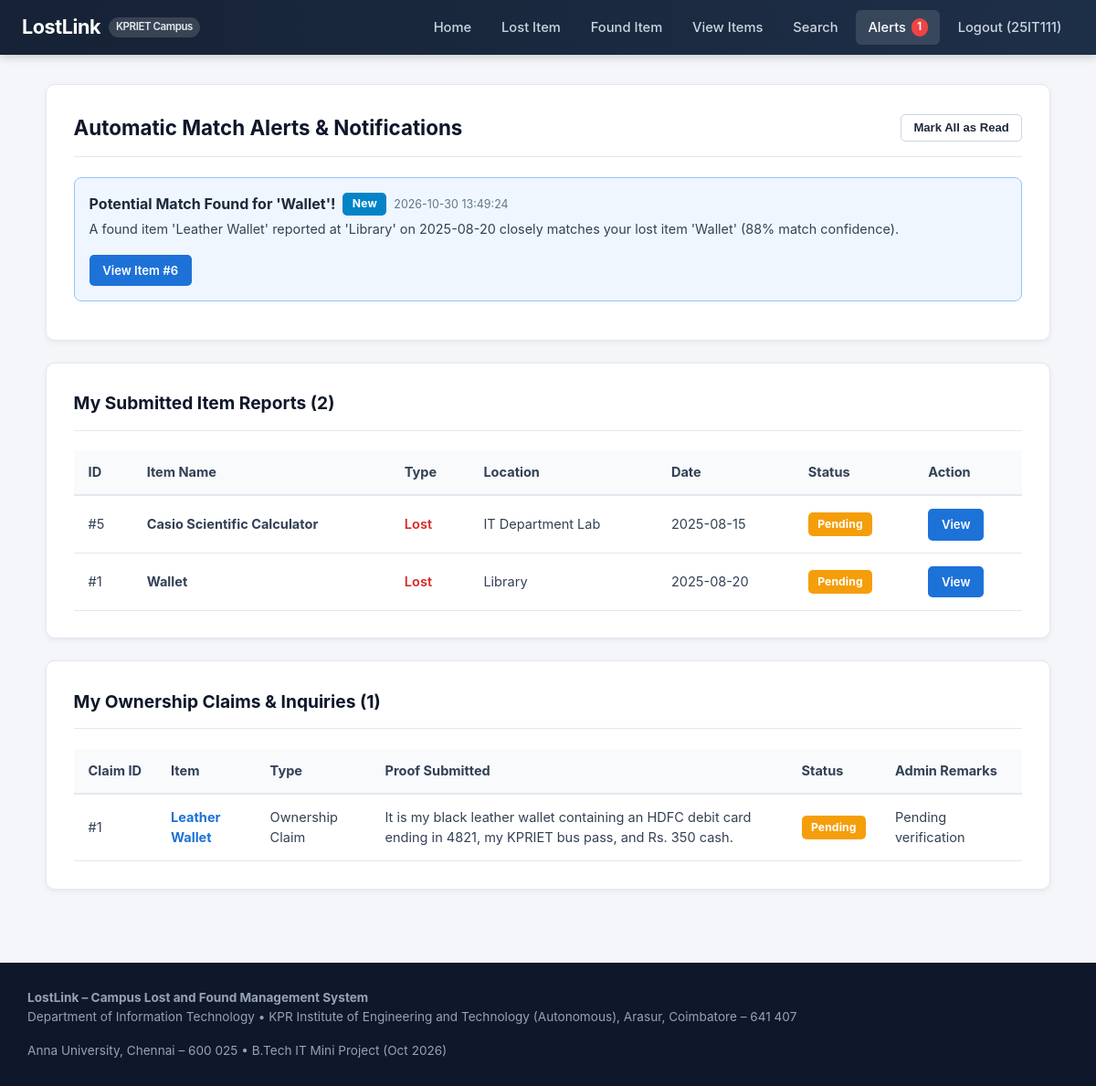
The app's page /notifications (signed in) with its own data.
### tables this page shows
CREATE TABLE users (
    id INTEGER PRIMARY KEY AUTOINCREMENT,
    full_name TEXT NOT NULL,
    register_no TEXT UNIQUE NOT NULL,
    email TEXT UNIQUE NOT NULL,
    phone TEXT NOT NULL,
    department TEXT NOT NULL DEFAULT 'Information Technology',
    role TEXT NOT NULL DEFAULT 'student' CHECK (role IN ('student', 'staff', 'admin')),
    password_hash TEXT NOT NULL,
    is_active INTEGER NOT NULL DEFAULT 1,
    created_at TEXT NOT NULL DEFAULT (datetime('now'))
);

CREATE TABLE notifications (
    id INTEGER PRIMARY KEY AUTOINCREMENT,
    user_id INTEGER NOT NULL,
    item_id INTEGER,
    title TEXT NOT NULL,
    message TEXT NOT NULL,
    notification_type TEXT NOT NULL DEFAULT 'info' CHECK (notification_type IN ('match', 'status_update', 'claim', 'info')),
    is_read INTEGER NOT NULL DEFAULT 0,
    created_at TEXT NOT NULL DEFAULT (datetime('now')),
    FOREIGN KEY (user_id) REFERENCES users(id) ON DELETE CASCADE,
    FOREIGN KEY (item_id) REFERENCES items(id) ON DELETE SET NULL
);

CREATE TABLE items (
    id INTEGER PRIMARY KEY AUTOINCREMENT,
    title TEXT NOT NULL,
    item_type TEXT NOT NULL CHECK (item_type IN ('Lost', 'Found')),
    category TEXT NOT NULL DEFAULT 'Other',
    description TEXT NOT NULL,
    location TEXT NOT NULL,
    date_reported TEXT NOT NULL,
    status TEXT NOT NULL DEFAULT 'Pending' CHECK (status IN ('Pending', 'Available', 'Claimed', 'Resolved', 'Rejected')),
    image_filename TEXT,
    contact_name TEXT NOT NULL,
    contact_email TEXT NOT NULL,
    contact_phone TEXT,
    verification_hint TEXT,
    reporter_id INTEGER,
    is_flagged INTEGER NOT NULL DEFAULT 0,
    created_at TEXT NOT NULL DEFAULT (datetime('now')),
    updated_at TEXT NOT NULL DEFAULT (datetime('now')),
    FOREIGN KEY (reporter_id) REFERENCES users(id) ON DELETE SET NULL
);

CREATE TABLE claims (
    id INTEGER PRIMARY KEY AUTOINCREMENT,
    item_id INTEGER NOT NULL,
    claimant_id INTEGER,
    claimant_name TEXT NOT NULL,
    claimant_email TEXT NOT NULL,
    claimant_phone TEXT NOT NULL,
    claim_type TEXT NOT NULL DEFAULT 'Ownership Claim' CHECK (claim_type IN ('Ownership Claim', 'Found Match Report', 'Direct Inquiry')),
    proof_description TEXT NOT NULL,
    status TEXT NOT NULL DEFAULT 'Pending' CHECK (status IN ('Pending', 'Approved', 'Rejected')),
    admin_notes TEXT,
    reviewed_by INTEGER,
    created_at TEXT NOT NULL DEFAULT (datetime('now')),
    updated_at TEXT NOT NULL DEFAULT (datetime('now')),
    FOREIGN KEY (item_id) REFERENCES items(id) ON DELETE CASCADE,
    FOREIGN KEY (claimant_id) REFERENCES users(id) ON DELETE SET NULL,
    FOREIGN KEY (reviewed_by) REFERENCES users(id) ON DELETE SET NULL
);

### lostlink/auth.py (the view)
@auth_bp.route("/notifications", methods=["GET"])
@login_required
def notifications():
    db = get_db()
    rows = db.execute(
        """
        SELECT n.*, i.title AS item_title, i.item_type, i.status AS item_status
        FROM notifications n
        LEFT JOIN items i ON n.item_id = i.id
        WHERE n.user_id = ?
        ORDER BY n.id DESC
        """,
        (g.user["id"],),
    ).fetchall()
    my_claims = db.execute(
        """
        SELECT c.*, i.title AS item_title, i.item_type, i.location AS item_location
        FROM claims c
        JOIN items i ON c.item_id = i.id
        WHERE c.claimant_id = ? OR LOWER(c.claimant_email) = LOWER(?)
        ORDER BY c.id DESC
        """,
        (g.user["id"], g.user["email"]),
    ).fetchall()
    my_items = db.execute(
        """
        SELECT * FROM items
        WHERE reporter_id = ? OR LOWER(contact_email) = LOWER(?)
        ORDER BY id DESC
        """,
        (g.user["id"], g.user["email"]),
    ).fetchall()
    return render_template(
        "notifications.html",
        notifications=[dict(r) for r in rows],
        my_claims=[dict(c) for c in my_claims],
        my_items=[dict(it) for it in my_items],
    )

### lostlink/db.py (called while the page is built)
def get_db() -> sqlite3.Connection:
    if "db" not in g:
        db_path = current_app.config["DATABASE_PATH"]
        os.makedirs(os.path.dirname(os.path.abspath(db_path)), exist_ok=True)
        conn = sqlite3.connect(db_path)
        conn.row_factory = sqlite3.Row
        try:
            conn.execute("PRAGMA journal_mode = MEMORY;")
            conn.execute("PRAGMA synchronous = OFF;")
        except sqlite3.OperationalError:
            pass
        conn.execute("PRAGMA foreign_keys = ON;")
        g.db = conn
    return g.db

### lostlink/security.py (called while the page is built)
def generate_csrf_token() -> str:
    if "_csrf_token" not in session:
        session["_csrf_token"] = secrets.token_hex(24)
    return session["_csrf_token"]

def load_logged_in_user():
    user_id = session.get("user_id")
    if user_id is None:
        g.user = None
        g.unread_notifications_count = 0
    else:
        db = get_db()
        user = db.execute(
            "SELECT id, full_name, register_no, email, phone, department, role, is_active, created_at FROM users WHERE id = ?",
            (user_id,),
        ).fetchone()
        if user and user["is_active"]:
            g.user = dict(user)
            cnt = db.execute(
                "SELECT COUNT(*) AS c FROM notifications WHERE user_id = ? AND is_read = 0",
                (user_id,),
            ).fetchone()["c"]
            g.unread_notifications_count = cnt
        else:
            session.clear()
            g.user = None
            g.unread_notifications_count = 0

def login_required(view):
    @functools.wraps(view)
    def wrapped_view(**kwargs):
        if g.get("user") is None:
            flash("Please log in to access this page.", "warning")
            return redirect(url_for("auth.login", next=request.path))
        return view(**kwargs)
    return wrapped_view

### lostlink/templates/notifications.html (shortened to what this page needs)
{% extends "base.html" %}
{% block content %}
<div class="container">
  <div class="card" style="margin-bottom:1.5rem;">
    <div class="card-header">
      <h1 class="card-title">Automatic Match Alerts &amp; Notifications</h1>
      {% if notifications %}
      <form method="POST" action="{{ url_for('auth.mark_notifications_read') }}">
        <button type="submit" class="btn btn-light btn-sm">Mark All as Read</button>
      </form>
      {% endif %}
    </div>
    {% for n in notifications %}
    <div style="padding:1rem; border-radius:8px; margin-bottom:0.75rem; border:1px solid {% if not n.is_read %}#93c5fd{% else %}#e2e8f0{% endif %}; background:{% if not n.is_read %}#eff6ff{% else %}#ffffff{% endif %}; display:flex; justify-content:space-between; align-items:center; gap:1rem; flex-wrap:wrap;">
      <div>
        <div style="display:flex; align-items:center; gap:0.5rem; margin-bottom:0.25rem;">
          <strong>{{ n.title }}</strong>
          {% if not n.is_read %}<span class="badge badge-claimed">New</span>{% endif %}
          <span style="font-size:0.78rem; color:#64748b;">{{ n.created_at }}</span>
        </div>
        <p style="font-size:0.9rem; color:#334155;">{{ n.message }}</p>
      </div>
      {% if n.item_id %}
      <a href="{{ url_for('main.item_details', item_id=n.item_id) }}" class="btn btn-primary btn-sm">View Item #{{ n.item_id }}</a>
      {% endif %}
    </div>
    {% else %}
    <p style="color:#64748b; padding:1rem 0;">You have no notifications yet.</p>
    {% endfor %}
  </div>
  <div class="card" style="margin-bottom:1.5rem;">
    <div class="card-header">
      <h2 class="card-title" style="font-size:1.2rem;">My Submitted Item Reports ({{ my_items|length }})</h2>
    </div>
    <div class="table-responsive">
      <table class="data-table">
        <thead>
          <tr>
            <th>ID</th>
            <th>Item Name</th>
            <th>Type</th>
            <th>Location</th>
            <th>Date</th>
            <th>Status</th>
            <th>Action</th>
          </tr>
        </thead>
        <tbody>
          {% for item in my_items %}
          <tr>
            <td>#{{ item.id }}</td>
            <td><strong>{{ item.title }}</strong></td>
            <td><span class="{% if item.item_type == 'Lost' %}type-label-lost{% else %}type-label-found{% endif %}">{{ item.item_type }}</span></td>
            <td>{{ item.location }}</td>
            <td>{{ item.date_reported }}</td>
            <td><span class="badge badge-{{ item.status|lower }}">{{ item.status }}</span></td>
            <td><a href="{{ url_for('main.item_details', item_id=item.id) }}" class="btn btn-primary btn-sm">View</a></td>
          </tr>
          {% else %}
          <tr><td colspan="7" style="text-align:center;">You have not submitted any reports yet.</td></tr>
          {% endfor %}
        </tbody>
      </table>
    </div>
  </div>
  <div class="card">
    <div class="card-header">
      <h2 class="card-title" style="font-size:1.2rem;">My Ownership Claims &amp; Inquiries ({{ my_claims|length }})</h2>
    </div>
    <div class="table-responsive">
      <table class="data-table">
        <thead>
          <tr>
            <th>Claim ID</th>
            <th>Item</th>
            <th>Type</th>
            <th>Proof Submitted</th>
            <th>Status</th>
            <th>Admin Remarks</th>
          </tr>
        </thead>
        <tbody>
          {% for c in my_claims %}
          <tr>
            <td>#{{ c.id }}</td>
            <td><a href="{{ url_for('main.item_details', item_id=c.item_id) }}"><strong>{{ c.item_title }}</strong></a></td>
            <td>{{ c.claim_type }}</td>
            <td>{{ c.proof_description }}</td>
            <td><span class="badge badge-{{ c.status|lower if c.status != 'Approved' else 'available' }}">{{ c.status }}</span></td>
            <td>{{ c.admin_notes or 'Pending verification' }}</td>
          </tr>
          {% else %}
          <tr><td colspan="6" style="text-align:center;">You have not submitted any claims yet.</td></tr>
          {% endfor %}
        </tbody>
      </table>
    </div>
  </div>
</div>
{% endblock %}

### lostlink/templates/base.html (shortened to what this page needs)
<!DOCTYPE html>
<html lang="en">
<head>
  <link rel="stylesheet" href="{{ url_for('static', filename='css/style.css') }}">
</head>
<body>
  <header class="navbar" role="banner">
    <a href="{{ url_for('main.index') }}" class="navbar-brand">
      <span>LostLink</span>
      <span class="navbar-brand-badge">KPRIET Campus</span>
    </a>
    <nav aria-label="Primary Navigation">
      <ul id="nav-links" class="nav-links">
        <li><a href="{{ url_for('main.index') }}" class="{% if request.path == '/' %}active{% endif %}">Home</a></li>
        <li><a href="{{ url_for('main.report_lost') }}" class="{% if request.path == '/report-lost' %}active{% endif %}">Lost Item</a></li>
        <li><a href="{{ url_for('main.report_found') }}" class="{% if request.path == '/report-found' %}active{% endif %}">Found Item</a></li>
        <li><a href="{{ url_for('main.item_listings') }}" class="{% if request.path == '/items' %}active{% endif %}">View Items</a></li>
        <li><a href="{{ url_for('main.search') }}" class="{% if request.path == '/search' %}active{% endif %}">Search</a></li>
        {% if g.user %}
          <li>
            <a href="{{ url_for('auth.notifications') }}" class="{% if request.path.startswith('/notifications') %}active{% endif %}">
              Alerts
              {% if g.unread_notifications_count and g.unread_notifications_count > 0 %}
                <span class="notif-pill">{{ g.unread_notifications_count }}</span>
              {% endif %}
            </a>
          </li>
          <li><a href="{{ url_for('auth.logout') }}">Logout ({{ g.user.register_no }})</a></li>
        {% else %}
          <li><a href="{{ url_for('auth.login') }}" class="{% if request.path == '/login' %}active{% endif %}">Login</a></li>
        {% endif %}
      </ul>
    </nav>
  </header>
  <main class="main-content" role="main">
    {% block content %}{% endblock %}
  </main>
  <footer class="site-footer" role="contentinfo">
    <div class="footer-inner">
      <div>
        <strong>LostLink – Campus Lost and Found Management System</strong><br>
        <span>Department of Information Technology &bull; {{ campus_name }}, {{ campus_location }}</span>
      </div>
      <div>
        <span>{{ university_name }} &bull; B.Tech IT Mini Project (Oct 2026)</span>
      </div>
    </div>
  </footer>
</body>
</html>

### lostlink/static/css/style.css (style rules this page uses)
:root { --navy-900: #0f172a; --navy-800: #1e293b; --navy-700: #334155; --primary-blue: #1d72d8; --primary-blue-hover: #155cb3; --primary-green: #22a05b; --primary-green-hover: #1b834a; --amber-badge: #f59e0b; --amber-bg: #fef3c7; --amber-text: #92400e; --green-bg: #dcfce7; --green-text: #166534; --red-badge: #ef4444; --red-bg: #fee2e2; --red-text: #b91c1c; --blue-bg: #dbeafe; --blue-text: #1e40af; --surface-bg: #f4f6f9; --card-bg: #ffffff; --border-color: #e2e8f0; --text-main: #1e293b; --text-muted: #64748b; --shadow-sm: 0 2px 6px rgba(15, 23, 42, 0.06); --shadow-md: 0 8px 24px rgba(15, 23, 42, 0.09); --radius-sm: 6px; --radius-md: 10px; --radius-lg: 14px; }
* { box-sizing: border-box; margin: 0; padding: 0; }
body { font-family: -apple-system, BlinkMacSystemFont, "Segoe UI", Roboto, "Helvetica Neue", Arial, sans-serif; background-color: var(--surface-bg); color: var(--text-main); line-height: 1.55; min-height: 100vh; display: flex; flex-direction: column; }
a { color: var(--primary-blue); text-decoration: none; transition: color 0.15s ease; }
.navbar { background: linear-gradient(90deg, #162235 0%, #1e2f48 100%); color: #ffffff; padding: 0 1.5rem; height: 60px; display: flex; align-items: center; justify-content: space-between; box-shadow: 0 2px 10px rgba(0, 0, 0, 0.2); position: sticky; top: 0; z-index: 100; }
.navbar-brand { font-size: 1.35rem; font-weight: 700; color: #ffffff; letter-spacing: -0.02em; display: flex; align-items: center; gap: 0.55rem; }
.navbar-brand-badge { font-size: 0.72rem; font-weight: 600; background: rgba(255, 255, 255, 0.14); color: #e2e8f0; padding: 0.15rem 0.5rem; border-radius: 999px; }
.nav-links { display: flex; align-items: center; gap: 0.35rem; list-style: none; }
.nav-links a { color: #cbd5e1; font-size: 0.92rem; font-weight: 500; padding: 0.45rem 0.85rem; border-radius: var(--radius-sm); transition: all 0.15s ease; display: inline-flex; align-items: center; gap: 0.35rem; }
.nav-links a:hover, .nav-links a.active { color: #ffffff; background: rgba(255, 255, 255, 0.12); }
.notif-pill { background: #ef4444; color: #ffffff; font-size: 0.7rem; font-weight: 700; padding: 0.08rem 0.42rem; border-radius: 999px; }
.main-content { flex: 1; }
.container { max-width: 1140px; margin: 0 auto; padding: 2rem 1.25rem; }
.btn { display: inline-flex; align-items: center; justify-content: center; gap: 0.5rem; font-size: 0.94rem; font-weight: 600; padding: 0.72rem 1.4rem; border-radius: var(--radius-sm); border: 1px solid transparent; cursor: pointer; transition: all 0.15s ease; text-decoration: none; }
.btn-primary { background-color: var(--primary-blue); color: #ffffff; }
.btn-light { background-color: #ffffff; color: var(--navy-800); border-color: #cbd5e1; }
.btn-sm { font-size: 0.82rem; padding: 0.38rem 0.85rem; border-radius: 5px; }
.card { background: var(--card-bg); border-radius: var(--radius-md); border: 1px solid var(--border-color); box-shadow: var(--shadow-sm); padding: 1.85rem; }
.card-header { margin-bottom: 1.35rem; padding-bottom: 0.85rem; border-bottom: 1px solid var(--border-color); display: flex; align-items: center; justify-content: space-between; flex-wrap: wrap; gap: 0.75rem; }
.card-title { font-size: 1.4rem; font-weight: 700; color: var(--navy-900); }
.table-responsive { width: 100%; overflow-x: auto; }
.data-table { width: 100%; border-collapse: collapse; font-size: 0.91rem; }
.data-table th { background-color: #f8fafc; color: #334155; font-weight: 700; text-align: left; padding: 0.8rem 1rem; border-bottom: 2px solid var(--border-color); white-space: nowrap; }
.data-table td { padding: 0.85rem 1rem; border-bottom: 1px solid var(--border-color); color: #334155; vertical-align: middle; }
.type-label-lost { color: #dc2626; font-weight: 600; }
.badge { display: inline-flex; align-items: center; justify-content: center; font-size: 0.76rem; font-weight: 700; padding: 0.22rem 0.65rem; border-radius: 5px; letter-spacing: 0.01em; }
.badge-pending, .badge-lost { background-color: #f59e0b; color: #ffffff; }
.badge-claimed { background-color: #0284c7; color: #ffffff; }
.site-footer { background: #0f172a; color: #94a3b8; padding: 1.75rem 1.25rem; font-size: 0.85rem; margin-top: 3rem; }
.footer-inner { max-width: 1140px; margin: 0 auto; display: flex; justify-content: space-between; align-items: center; flex-wrap: wrap; gap: 1rem; }

### records on screen
users: user.register_no "25IT111"
notifications: title "Potential Match Found for 'Wallet'!", is_read "New", created_at "2026-10-30 13:49:24", message "A found item 'Leather Wallet' reported at 'Library' on 2025-08-20 closely matches your lost item 'Wallet' (88% match confidence).", item_id "6"
items: id "5", title "Casio Scientific Calculator", item_type "Lost", location "IT Department Lab", date_reported "2025-08-15", status "Pending"
items: id "1", title "Wallet", item_type "Lost", location "Library", date_reported "2025-08-20", status "Pending"
claims: id "1", item_title "Leather Wallet", claim_type "Ownership Claim", proof_description "It is my black leather wallet containing an HDFC debit card ending in 4821, my KPRIET bus pass, and Rs. 350 cash.", status "Pending", admin_notes "Pending verification"

### other values on screen
{{ g.unread_notifications_count }} "1"
{{ my_items|length }} "2"
{{ my_claims|length }} "1"
{{ campus_name }} "KPR Institute of Engineering and Technology (Autonomous)"
{{ campus_location }} "Arasur, Coimbatore – 641 407"
{{ university_name }} "Anna University, Chennai – 600 025"
